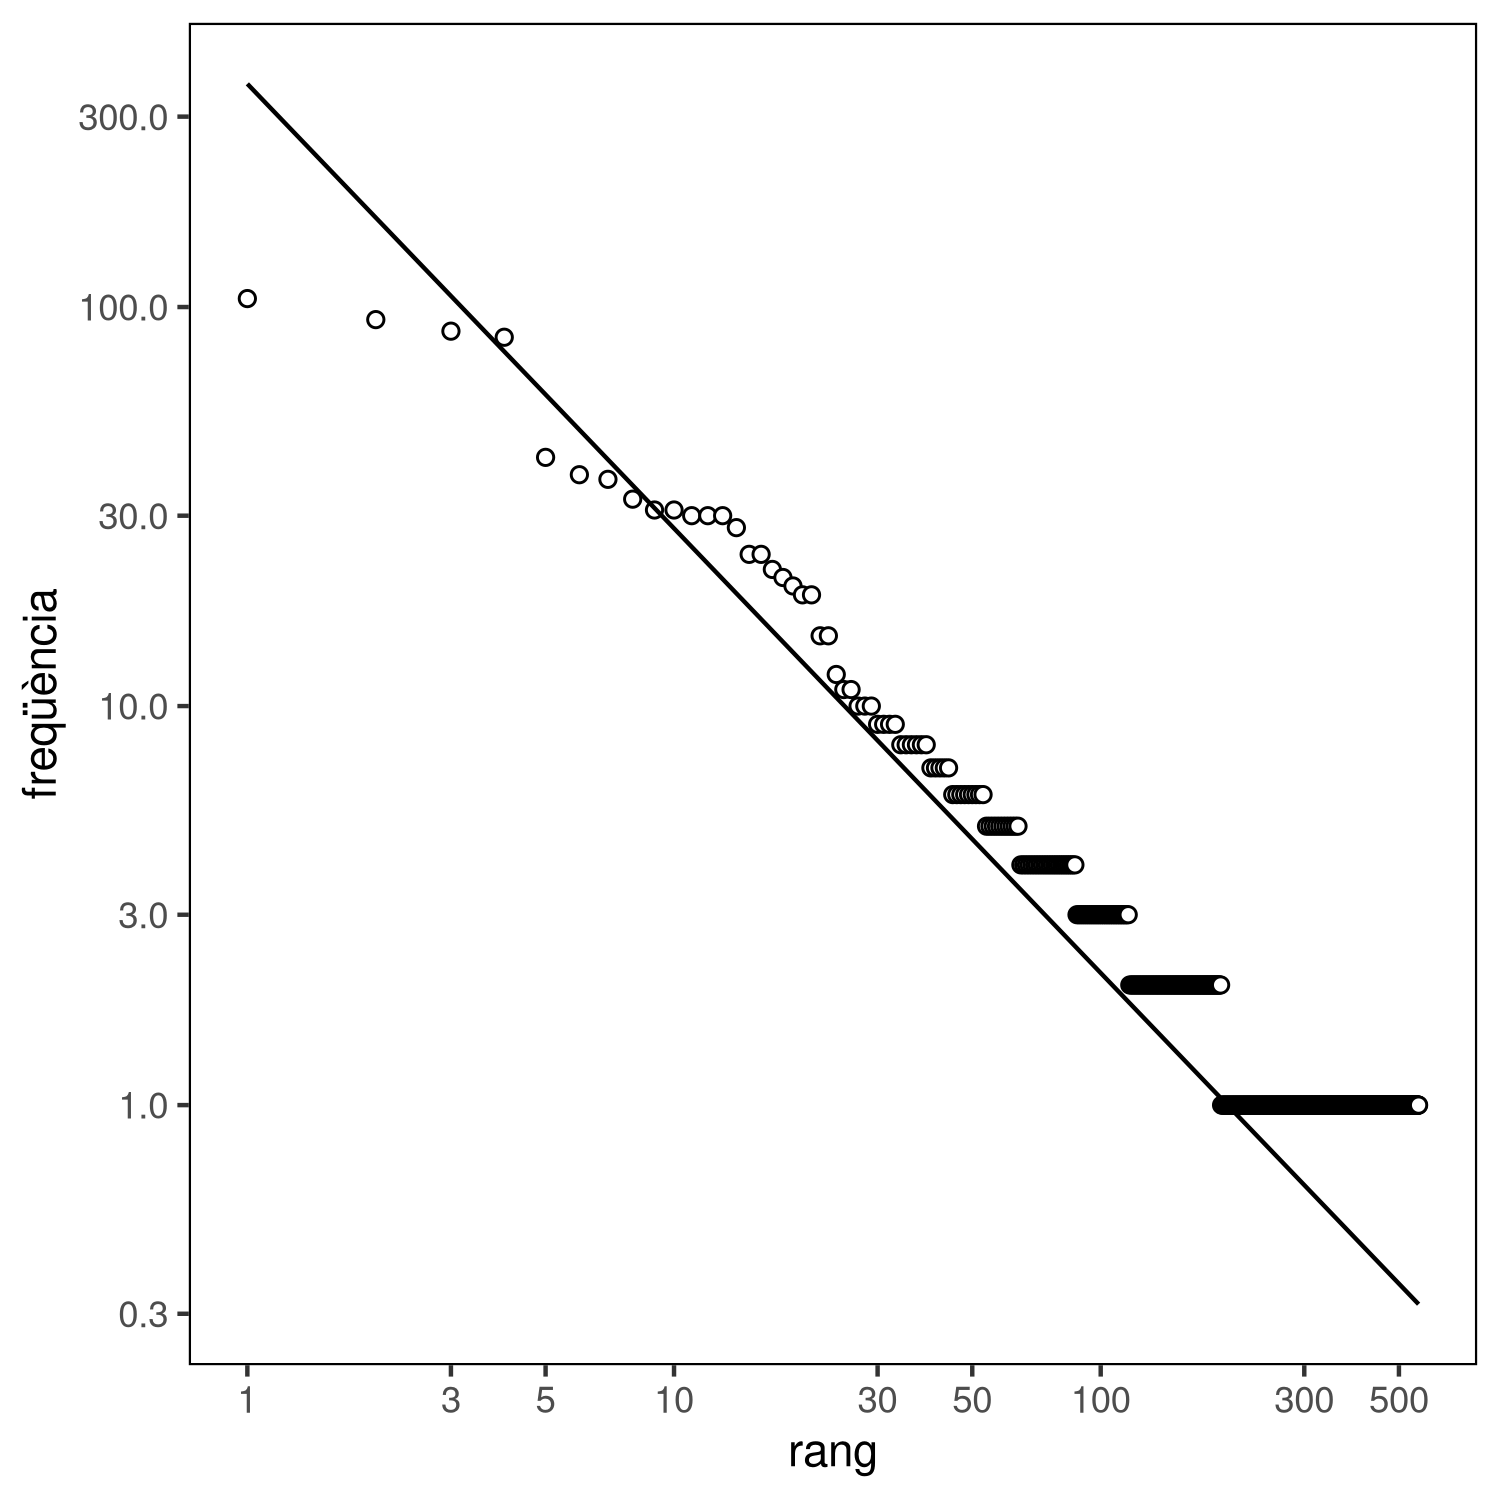

Generate this figure with R:
library(deming)

usage = paste(
    sep='\n',
    "ús: Rscript theil_sen.R fitxer.csv [fitxer.pdf]",
    "utilitza la taula de fitxer.csv per estimar l'exponent de la llei de zipf",
    "si s'ha donat fitxer.pdf, genera una gràfica de rang contra frequència amb la coba fitada"
)

#' Calcula l'exponent alpha i la constant A de les dades de la taula utilitzant
#' Theil-Sen.
#' @param table Taula amb columnes tank i freq
#' @return llista amb els paràmetres alpha i A
fit_parameters <- function(table) {
    model <- theilsen(log(rank)~log(freq), table)
    alpha <- coef(model)[[2]]
    A <- exp(coef(model)[[1]])
    list(alpha=alpha, A=A)
}

#' Genera la gràfica a partir d'una taula.
#' @param table Taula amb dades empíriques de freqüència (freq) i rang (rank).
#' @param A constant estimada de les dades de la taula
#' @param alpha constant estimada de les dades de la taula
#' @return Gràfica de ggplot
generate_plot <- function(table, A, alpha) {
    ggplot(table, aes(rank, freq, label=word)) +
        geom_point(aes(shape="circle", fill="solid")) +
        geom_line(aes(y=A*rank^alpha)) +
        scale_x_log10(n.breaks=9) +
        scale_y_log10(n.breaks=9) +
        xlab("rang") +
        ylab("freqüència")
}

if (!interactive()) {
    args <- commandArgs(trailingOnly = TRUE)
    if (length(args) < 1 || length(args) > 2) {
        stop(usage)
    }
    
    table <- read.csv(args[1])
    if (length(args) > 1) {
        plot_filename = args[2]
    } else {
        plot_filename = NULL
    }

    params = fit_parameters(table)
    
    cat(paste(
        sep='\n',
        "Estimació dels paràmetres de la llei potencial:",
        paste("alpha =", params$alpha),
        paste("A =", params$A),
        ""
    ))
    
    if (!is.null(plot_filename)) {
        source("../util.R")
        library(ggplot2)
        
        plot <- generate_plot(table, params$A, params$alpha)
        plot <- my_transparent_theme(plot)
        save_figure(plot, plot_filename)
        cat(paste("S'ha generat la gràfica", plot_filename, "\n"))
    }
}
